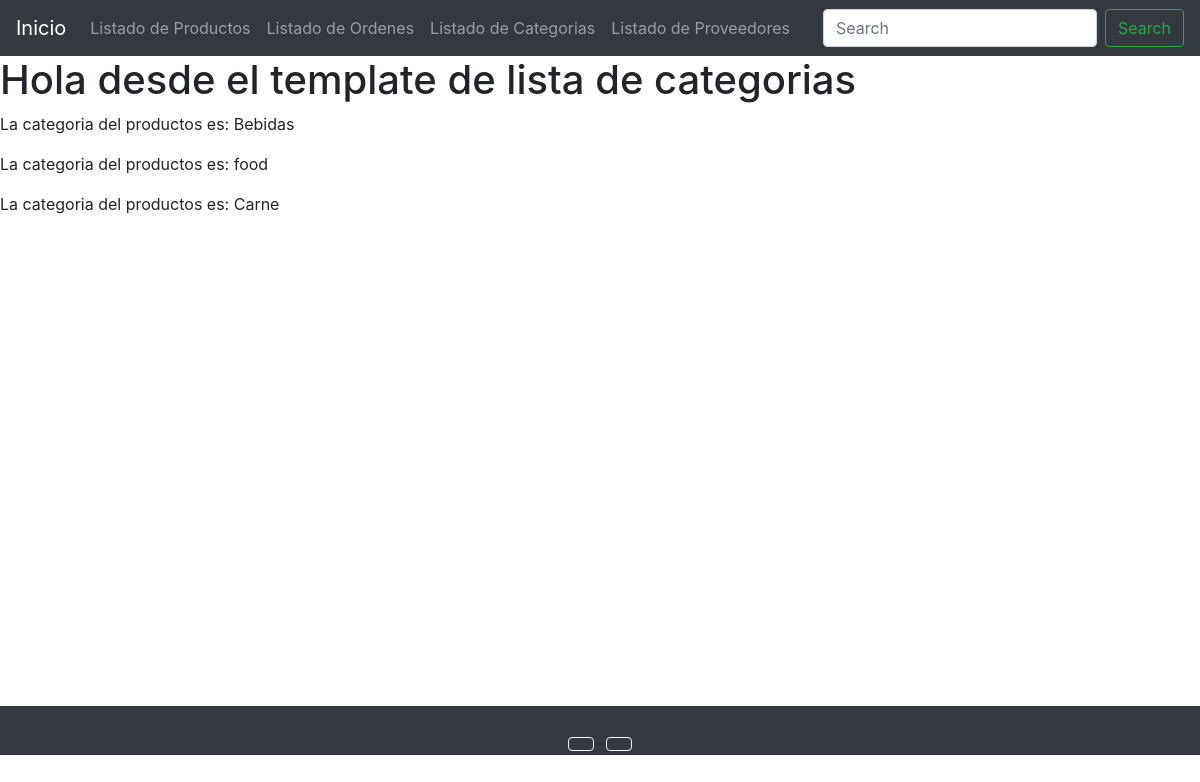
Screenshot of /products/list-categories/ with the database file from the repository.
### products/models.py (models this page shows)
class Categoria(models.Model):
    name = models.CharField(max_length=50, unique=True)

### products/views.py (the view)
# urls.py: path('list-categories/',list_categories),
def list_categories(request):
    all_categories = Categoria.objects.all()
    context = {
        'categories':all_categories
    }
    return render(request,'categories/list_categories.html',context=context)

### templates/categories/list_categories.html (shortened to what this page needs)
{% extends 'base.html' %}
{% block content %}
    <h1>Hola desde el template de lista de categorias</h1>
    {% for category in categories %}
        <p>La categoria del productos es: {{category.name}} </p>
    {% endfor %}
{% endblock %}

### rows the page displays
Categoria: name "Bebidas"
Categoria: name "food"
Categoria: name "Carne"
